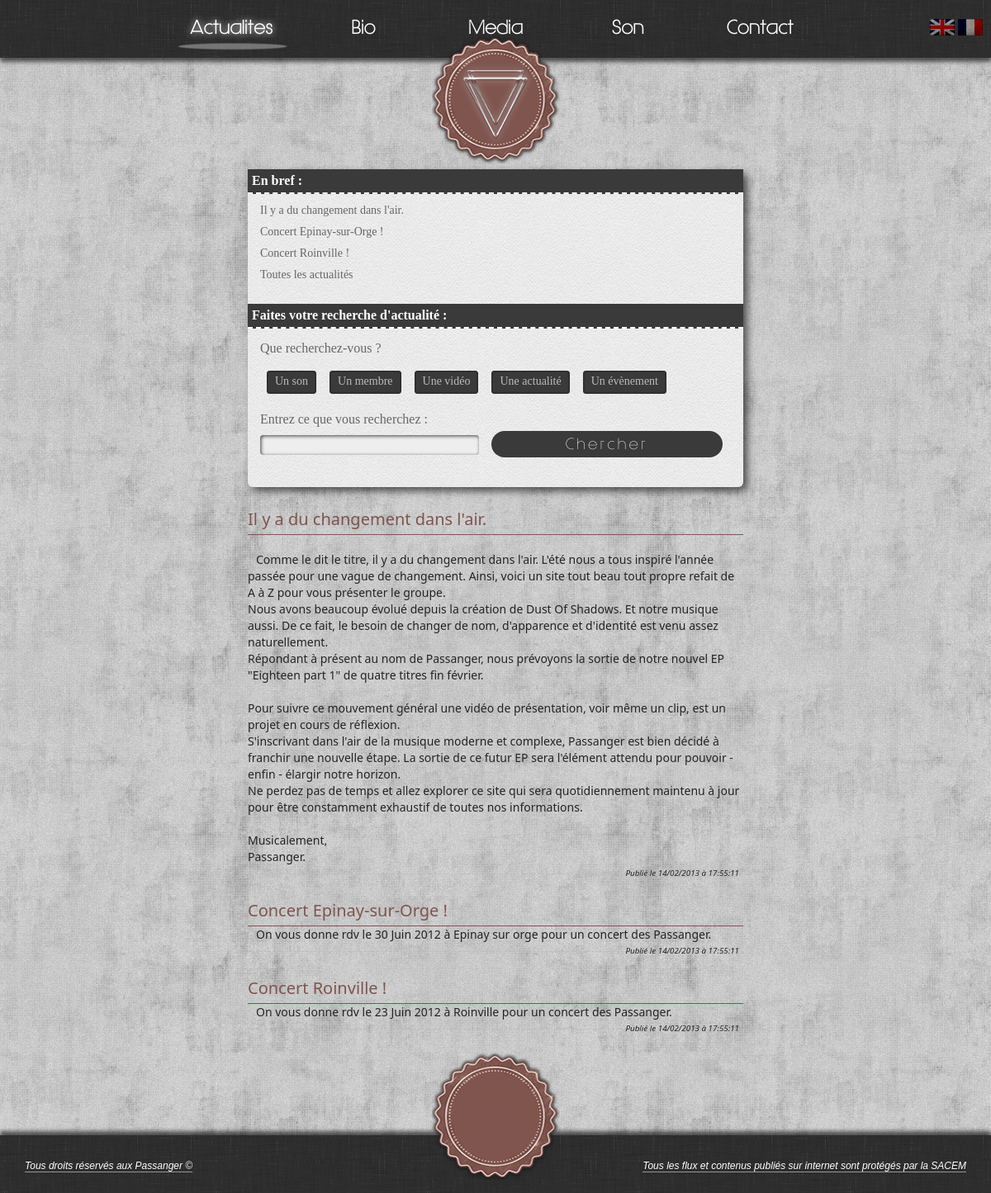
Page /fr-news on the committed database.
### tables this page shows
CREATE TABLE IF NOT EXISTS `links` (
  `idLinks` smallint(5) unsigned NOT NULL AUTO_INCREMENT,
  `text` varchar(200) NOT NULL,
  `href` mediumtext NOT NULL,
  `lang` varchar(2) NOT NULL,
  PRIMARY KEY (`idLinks`)
);

CREATE TABLE IF NOT EXISTS `actus` (
  `idActus` smallint(5) unsigned NOT NULL AUTO_INCREMENT,
  `nom_table` varchar(255) NOT NULL,
  `title` varchar(250) NOT NULL,
  `body` longtext NOT NULL,
  `date` int(11) NOT NULL,
  `lang` varchar(2) NOT NULL,
  PRIMARY KEY (`idActus`)
);

CREATE TABLE IF NOT EXISTS `event` (
  `idEvent` smallint(5) NOT NULL AUTO_INCREMENT,
  `nom_table` varchar(255) NOT NULL,
  `title` varchar(255) NOT NULL,
  `body` text NOT NULL,
  `date` int(11) NOT NULL,
  `type` varchar(11) NOT NULL,
  `lang` varchar(2) NOT NULL,
  PRIMARY KEY (`idEvent`)
);

### class/Session.php (called while the page is built, shortened)
<?php
class Session{
    public function __construct($sessionName = 'anonyme',$cookieParams = array(), $timeout = 3600){
        $this->sessionName = (string) $sessionName;
        $this->cookieParams = array_merge(
			session_get_cookie_params(),
			$cookieParams
        );
    }
    public function write($key, $value){
        return $this;
    }
    public function read($key, $default = NULL){
        return (isset($_SESSION[$key]))? $_SESSION[$key] : $default;
    }
}

### bootstrap.php (called while the page is built, shortened)
<?php
require_once 'class/Session.php';
$session = new Session();

### class/Links.php (called while the page is built)
<?php
class Links{
    private $pdo = null;
    private $lang = null;
    public function __construct($pdo, $lang){
        $this->pdo = $pdo;
        $this->lang = $lang;
    }
    public function getAllLinks(){
        $request = "SELECT idLinks, text, href
			FROM links
			WHERE lang='".$this->lang."'";
		$links_array = array();
        try{
            $result = $this->pdo->query($request);
            while($ligne = $result->fetch(PDO::FETCH_ASSOC)){
                    $links_array[$ligne['idLinks']] = $ligne;
            }
            return $links_array;
        }catch(PDOException $e){
            print $e->getMessage();
        }
        return array();
    }
}

### sort_actu_header.php (called while the page is built, shortened)
<?php
require_once 'class/Actus.php';
require_once 'class/Event.php';
$actus = new Actus($pdo, $session->read('langue'));
$actusInformation = $actus->getAllActus();
$event = new Event($pdo, $session->read('langue'));
$eventInformation = $event->getAllEvent();
$size_event = count($eventInformation);
$size_actus = count($actusInformation);
$cpt = 0;
$key_actus = array_keys($actusInformation);
$key_event = array_keys($eventInformation);
$cpt_event = 0;
$cpt_actu = 0;

### class/Event.php (called while the page is built, shortened)
<?php
class Event{
    private $pdo = null;
    private $lang = null;
    public function __construct($pdo, $lang){
        $this->pdo = $pdo;
        $this->lang = $lang;
    }
    public function getAllEvent(){
        $request = "SELECT idEvent, title, body , date, type
			FROM event
			WHERE lang='".$this->lang."'
			ORDER BY date DESC";
        $event_array = array();
        try {
            $result = $this->pdo->query($request);
            while($ligne = $result->fetch(PDO::FETCH_ASSOC)){
				$event_array[$ligne['idEvent']] = $ligne;
            }
            return $event_array;
        } catch(PDOException $e) {
            print $e->getMessage();
        }
        return array();
    }
}

### class/Actus.php (called while the page is built, shortened)
<?php
class Actus{
    private $pdo = null;
    private $lang = null;
    public function __construct($pdo, $lang){
        $this->pdo = $pdo;
        $this->lang = $lang;
    }
    public function getAllActus(){
        $request = "SELECT idActus, title, body , date
			FROM actus
			WHERE lang='".$this->lang."'
			ORDER BY date DESC";
        $actus_array = array();
        try {
            $result = $this->pdo->query($request);
            while($ligne = $result->fetch(PDO::FETCH_ASSOC)){
				$actus_array[$ligne['idActus']] = $ligne;
            }
            return $actus_array;
        } catch(PDOException $e) {
            print $e->getMessage();
        }
        return array();
    }
}

### news.php (the view, shortened to what this page needs)
<?php
require_once 'class/Actus.php';
require_once 'class/Event.php';
require_once 'sort_actu_header.php';
?>
<div id="selecteur">
    <div id="content_bis">
	<h3><?php echo IN_FEW_WORDS . BEFORE_TWO_POINT; ?>:</h3>
	<ul>
	    <?php
	    while ($cpt_event < $size_event && $cpt_actu < $size_actus) {
		if ($actusInformation[$key_actus[$cpt_actu]]['date'] < $eventInformation[$key_event[$cpt_event]]['date']) {
		    $this_actu = $eventInformation[$key_event[$cpt_event]];
		    $cpt_event++;
		} else {
		    $this_actu = $actusInformation[$key_actus[$cpt_actu]];
		    $cpt_actu++;
		}
		?>
    	    <li id="news_<?php echo $cpt; ?>" onclick="load_news_text('<?php echo (isset($this_actu['idActus']) ? $this_actu['idActus'] . "','news" : $this_actu['idEvent'] . "','event"); ?>');">
		    <?php echo $this_actu['title']; ?>
    	    </li>
		<?php
		$cpt++;
	    }
	    $rest_array = ($cpt_event == $size_event ? $actusInformation : $eventInformation);
	    $rest_cpt = ($cpt_event == $size_event ? $cpt_actu : $cpt_event);
	    $rest_key = ($cpt_event == $size_event ? $key_actus : $key_event);
	    while ($rest_cpt < count($rest_array)) {
		?>
    	    <li id="news_<?php echo $cpt; ?>" onclick="load_news_text('<?php echo (isset($rest_array[$rest_key[$rest_cpt]]['idActus']) ? $rest_array[$rest_key[$rest_cpt]]['idActus'] . "','news" : $rest_array[$rest_key[$rest_cpt]]['idEvent'] . "','event"); ?>');">
		    <?php echo $rest_array[$rest_key[$rest_cpt]]['title']; ?>
    	    </li>
		<?php
		$rest_cpt++;
		$cpt++;
	    }
	    ?>
	    <li onclick="sort_actu();">
		<?php echo ALL_NEWS; ?>
	    </li>
	</ul>
    </div>
     <div id="content_form" style="overflow:hidden;display:none">
	<h3><?php echo SEARCH_FORM_ADVICE; ?></h3>
	<div id="my_news_search" >
	    <label style="display:block;"><?php echo SEARCH_TYPE; ?></label><br/>
	    <div id="content_answer" >
		<div id="a_sound" class="div_answer"><?php echo A_SOUND; ?></div>
		<div id="a_member" class="div_answer"><?php echo A_MEMBER; ?></div>
		<div id="a_video" class="div_answer"><?php echo A_VIDEO; ?></div>
		<div id="a_news" class="div_answer"><?php echo A_NEWS; ?></div>
		<div id="a_event" class="div_answer"><?php echo AN_EVENT; ?></div>
	    </div>
	    <label style="display:block;margin-bottom:10px;"><?php echo ENTER_YOUR_SEARCH; ?></label>
	    <input id="search_value_id" type="text" name="search_value" class="input_text_passive" required/>
	    <button class="button" id="form_search_action" onclick="if(!verif_search())return false;"> <?php echo SEARCH; ?> </button>
	</div>
    </div>
</div>
<div id="conteneur-news">
    <div id="article" class="jScrollbar3 news-content content-responsive">
	<div id="article_content" class="jScrollbar_mask">
	    <?php include 'sort_actu.php'; ?>
	</div>
    </div>
</div>

### page/header.phtml
<?php
	require_once 'class/Links.php';
	$links = new Links($pdo,$session->read('langue'));
	$linksInformation = $links->getAllLinks();
    $tag_langue = isset($_SESSION['langue'])?$_SESSION['langue']:'fr';
	$actual_url = ($_SERVER['REQUEST_URI'] == '/'?'/'.$tag_langue.'-home':$_SERVER['REQUEST_URI']);
?>
<header>
<div id="header_block">
	<div id="language">
		<a href="set_language.php?lang=en" title="English Version">
			<img src="public/media/image/flag_en.png" />
		</a>
		<a href="set_language.php?lang=fr" title="Version Française">
			<img src="public/media/image/flag_fr.png" />
		</a>
	</div>
	<div id="header">
		<ul>
		<?php
			foreach($linksInformation as $this_link_information){
				$id_css_array = explode('.',$this_link_information['href']);
				$id_css = reset($id_css_array);
				$url_tab = '/'.$tag_langue.'-'.$this_link_information['href'];
				if($this_link_information['href'] != 'home'){
					echo '
		<li '.(($actual_url == $url_tab)?'class="selected menu"':'class="menu"').'id="'.$id_css.'">
			<a href="'.$tag_langue.'-'.$this_link_information['href'].'">'.
				$this_link_information['text'].'
			</a>
		</li>';
				}
			}
		?>
		</ul>
		<div id="box">
			<div id="rectangle">
			</div>
		</div>
	</div>
	<div id="logo">
		<a href="<?php echo $tag_langue; ?>-home">
		</a>
	</div>
</div>
</header>

### sort_actu.php (shortened to what this page needs)
<?php
require_once 'bootstrap.php';
require_once 'sort_actu_header.php';
$cpt_event = 0;
$cpt_actu = 0;
while ($cpt_event < $size_event && $cpt_actu < $size_actus) {
    if ($actusInformation[$key_actus[$cpt_actu]]['date'] < $eventInformation[$key_event[$cpt_event]]['date']) {
	$this_actu = $eventInformation[$key_event[$cpt_event]];
	$cpt_event++;
    } else {
	$this_actu = $actusInformation[$key_actus[$cpt_actu]];
	$cpt_actu++;
    }
    ?>
    <article>
        <div class="article_block">
    	<div class="titre <?php echo (isset($this_actu['type']) ? 'event_margin' : ''); ?>"><?php echo $this_actu['title']; ?></div>
    	<div class="content_article">
    	    <p>
		    <?php echo nl2br($this_actu['body'] . "\n"); ?>
		    <?php echo "<p class='published'>" . DATE_PUBLISHED . " ", date("d/m/Y " . AT . " H:i:s", $this_actu['date']), "</p>"; ?>
    	    </p>
    	</div>
        </div>
    </article>
    <?php
}
$rest_array = ($cpt_event == $size_event ? $actusInformation : $eventInformation);
$rest_cpt = ($cpt_event == $size_event ? $cpt_actu : $cpt_event);
$rest_key = ($cpt_event == $size_event ? $key_actus : $key_event);
while ($rest_cpt < count($rest_array)) {
    ?>
    <article>
        <div class="article_block">
    	<div class="titre <?php echo (isset($rest_array[$rest_key[$rest_cpt]]['type']) ? 'event_margin' : ''); ?>"><?php echo $rest_array[$rest_key[$rest_cpt]]['title']; ?></div>
    	<div class="content_article">
    	    <p>
		    <?php echo nl2br($rest_array[$rest_key[$rest_cpt]]['body'] . "\n"); ?>
		    <?php echo "<p class='published'>" . DATE_PUBLISHED . " ", date("d/m/Y " . AT . " H:i:s", $rest_array[$rest_key[$rest_cpt]]['date']), "</p>"; ?>
    	    </p>
    	</div>
        </div>
    </article>
    <?php
    $rest_cpt++;
}
?>

### public/css/responsiv.css (style rules this page uses)
@media screen and (max-width: 1210px) { #article { float: left; margin-left: 20px; } }
@media screen and (max-width: 1210px) { #selecteur { position:static; margin:135px auto 0; max-width:600px; min-height:385px; height:385px; border-radius: 6px; -moz-border-radius: 6px; -webkit-border-radius: 6px; -o-border-radius: 6px; -ms-border-radius: 6px; } }
@media screen and (max-width: 1210px) { #content_answer { height:50px; text-align:center; } }
@media screen and (max-width: 1210px) { #content_form .button { float:left; margin:-5px 0 0 15px; width:280px; } }
@media screen and (max-width: 1210px) { #conteneur-news { margin:25px auto; } }
@media screen and (max-width: 1210px) { .input_text_passive, .input_text_active { width:265px; float: left; } }

### rows in the picture
links: text "Actualites"
links: text "Bio"
links: text "Media"
links: text "Son"
links: text "Contact"
actus: title "Il y a du changement dans l'air.", idActus+body "Comme le dit le titre, il y a du changement dans l'air. L'été nous a tous inspiré l'année passée pour une vague de changement. Ainsi, voici un site tout beau tout propre refait de A à Z pour vous présenter le groupe. Nous avons beaucoup évolué depuis la création de Dust Of Shadows. Et notre musique aussi. De ce fait, le besoin de changer de nom, d'apparence et d'identité est venu assez naturellement. Répondant à présent au nom de Passanger, nous prévoyons la sortie de notre nouvel EP \"Eighteen part 1\" de quatre titres fin février. Pour suivre ce mouvement général une vidéo de présentation, voir même un clip, est un projet en cours de réflexion. S'inscrivant dans l'air de la musique moderne…", idActus+date "14/02/2013 à 17:55:11"
event: title "Concert Epinay-sur-Orge !"

### other values in the picture
IN_FEW_WORDS "En bref"
$rest_array[$rest_key[$rest_cpt]]['title'] "Concert Roinville !"
ALL_NEWS "Toutes les actualités"
SEARCH_FORM_ADVICE "Faites votre recherche d'actualité :"
SEARCH_TYPE "Que recherchez-vous ?"
A_SOUND "Un son"
A_MEMBER "Un membre"
A_VIDEO "Une vidéo"
A_NEWS "Une actualité"
AN_EVENT "Un évènement"
ENTER_YOUR_SEARCH "Entrez ce que vous recherchez :"
SEARCH "Chercher"
$rest_array[$rest_key[$rest_cpt]]['body'] . "\n" "On vous donne rdv le 30 Juin 2012 à Epinay sur orge pour un concert des Passanger."
$rest_array[$rest_key[$rest_cpt]]['body'] . "\n" "On vous donne rdv le 23 Juin 2012 à Roinville pour un concert des Passanger."
COPYRIGHT "Tous droits réservés aux Passanger ©"
